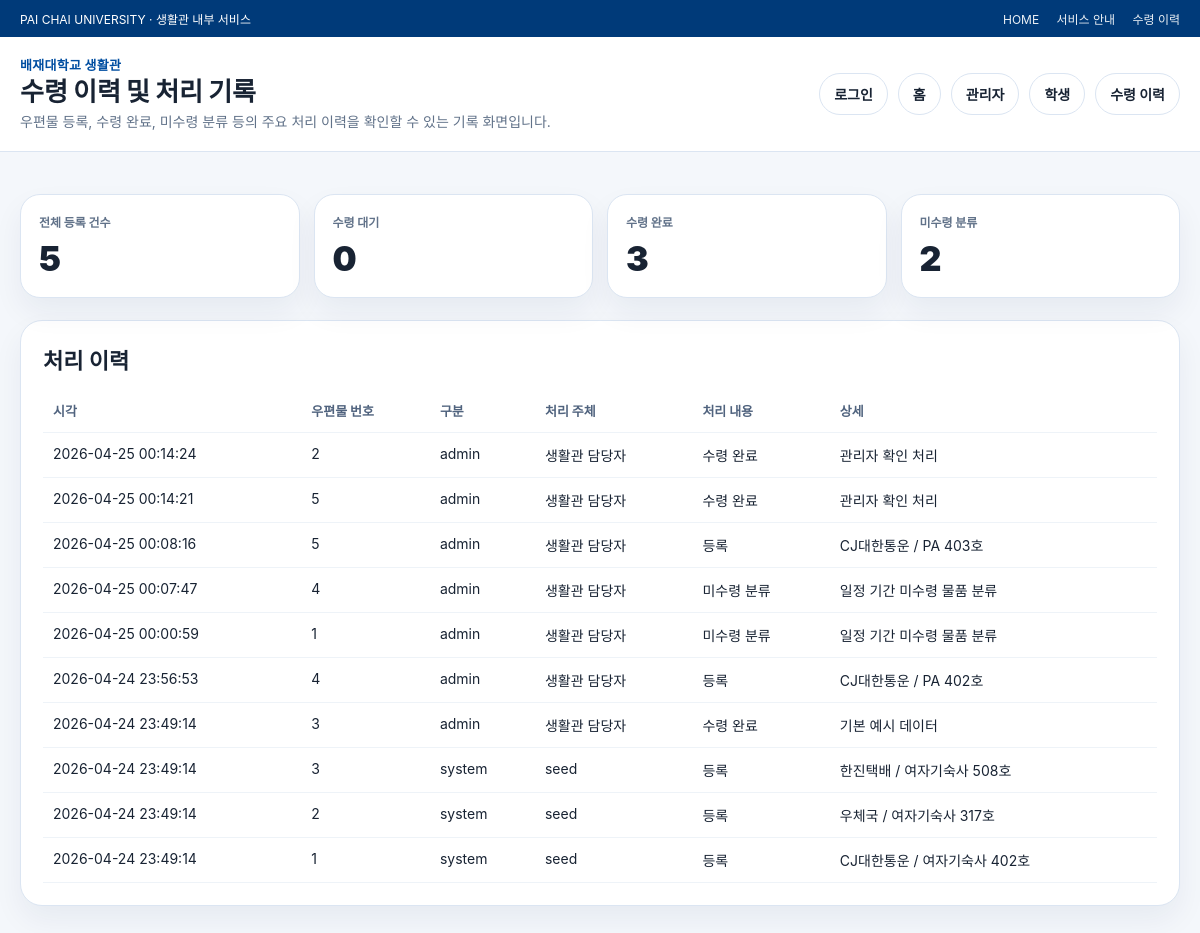
Page /logs on the committed database.
### tables this page shows
CREATE TABLE pickup_audit (
                id INTEGER PRIMARY KEY AUTOINCREMENT,
                parcel_id INTEGER NOT NULL,
                actor_role TEXT NOT NULL,
                actor_name TEXT NOT NULL,
                event_ko TEXT NOT NULL,
                detail TEXT,
                created_at TEXT NOT NULL
            );

### app/main.py (the view)
@app.get("/logs", response_class=HTMLResponse)
def logs(request: Request):
    with db() as conn:
        log_rows = [dict(r) for r in conn.execute("SELECT * FROM pickup_audit ORDER BY id DESC").fetchall()]
    return templates.TemplateResponse(
        "logs.html",
        {"request": request, "user": current_user(request), "logs": log_rows, **dashboard()},
    )

### app/templates/logs.html
{% extends "layout.html" %}
{% set header = "수령 이력 및 처리 기록" %}
{% set sub = "우편물 등록, 수령 완료, 미수령 분류 등의 주요 처리 이력을 확인할 수 있는 기록 화면입니다." %}
{% block content %}
<section class="metrics">
  <div class="metric-card"><div class="label">전체 등록 건수</div><div class="value">{{ total }}</div></div>
  <div class="metric-card"><div class="label">수령 대기</div><div class="value">{{ ready }}</div></div>
  <div class="metric-card"><div class="label">수령 완료</div><div class="value">{{ picked }}</div></div>
  <div class="metric-card"><div class="label">미수령 분류</div><div class="value">{{ overdue }}</div></div>
</section>
<section class="panel">
  <h3>처리 이력</h3>
  <table class="table">
    <thead>
      <tr><th>시각</th><th>우편물 번호</th><th>구분</th><th>처리 주체</th><th>처리 내용</th><th>상세</th></tr>
    </thead>
    <tbody>
    {% for l in logs %}
      <tr>
        <td>{{ l.created_at }}</td>
        <td>{{ l.parcel_id }}</td>
        <td>{{ l.actor_role }}</td>
        <td>{{ l.actor_name }}</td>
        <td>{{ l.event_ko }}</td>
        <td>{{ l.detail or '-' }}</td>
      </tr>
    {% endfor %}
    </tbody>
  </table>
</section>
{% endblock %}

### app/static/styles.css (style rules this page uses)
:root { --pcu-blue:#004ea1; --pcu-blue-deep:#003a79; --pcu-blue-soft:#eaf3ff; --line:#dbe5f2; --bg:#f4f7fb; --card:#ffffff; --text:#182333; --muted:#617289; --ok:#1f9a61; --warn:#d49a0b; --done:#2768c9; --shadow:0 14px 30px rgba(7,42,89,.06); --radius-xl:22px; }
* { box-sizing:border-box }
body { margin:0; font-family:-apple-system,BlinkMacSystemFont,'Segoe UI','Noto Sans KR',Arial,sans-serif; color:var(--text); background:var(--bg); }
.panel { background:var(--card); border:1px solid var(--line); border-radius:var(--radius-xl); padding:22px; box-shadow:var(--shadow); margin-bottom:18px; }
.panel h3 { margin:0 0 14px; font-size:22px; }
.metrics { display:grid; grid-template-columns:repeat(4,1fr); gap:14px; margin:18px 0 22px; }
.metric-card { background:var(--card); border:1px solid var(--line); border-radius:20px; padding:18px; box-shadow:var(--shadow); }
.metric-card .label { color:var(--muted); font-size:12px; font-weight:800; }
.metric-card .value { margin-top:8px; font-size:34px; font-weight:900; }
.table { width:100%; border-collapse:collapse; }
.table th,.table td { text-align:left; padding:12px 10px; border-bottom:1px solid #eef3f8; font-size:14px; vertical-align:top; }
.table th { color:#50637e; font-weight:800; font-size:13px; }

### rows in the picture
pickup_audit: created_at "2026-04-25 00:14:24", parcel_id "2", actor_role "admin", actor_name "생활관 담당자", event_ko "수령 완료", detail "관리자 확인 처리"
pickup_audit: created_at "2026-04-25 00:14:21", parcel_id "5", actor_role "admin", actor_name "생활관 담당자", event_ko "수령 완료", detail "관리자 확인 처리"
pickup_audit: created_at "2026-04-25 00:08:16", parcel_id "5", actor_role "admin", actor_name "생활관 담당자", event_ko "등록", detail "CJ대한통운 / PA 403호"
pickup_audit: created_at "2026-04-25 00:07:47", parcel_id "4", actor_role "admin", actor_name "생활관 담당자", event_ko "미수령 분류", detail "일정 기간 미수령 물품 분류"
pickup_audit: created_at "2026-04-25 00:00:59", parcel_id "1", actor_role "admin", actor_name "생활관 담당자", event_ko "미수령 분류", detail "일정 기간 미수령 물품 분류"
pickup_audit: created_at "2026-04-24 23:56:53", parcel_id "4", actor_role "admin", actor_name "생활관 담당자", event_ko "등록", detail "CJ대한통운 / PA 402호"
pickup_audit: created_at "2026-04-24 23:49:14", parcel_id "3", actor_role "admin", actor_name "생활관 담당자", event_ko "수령 완료", detail "기본 예시 데이터"
pickup_audit: created_at "2026-04-24 23:49:14", parcel_id "3", actor_role "system", actor_name "seed", event_ko "등록", detail "한진택배 / 여자기숙사 508호"
pickup_audit: created_at "2026-04-24 23:49:14", parcel_id "2", actor_role "system", actor_name "seed", event_ko "등록", detail "우체국 / 여자기숙사 317호"
pickup_audit: created_at "2026-04-24 23:49:14", parcel_id "1", actor_role "system", actor_name "seed", event_ko "등록", detail "CJ대한통운 / 여자기숙사 402호"

### other values in the picture
{{ header }} "수령 이력 및 처리 기록"
{{ sub }} "우편물 등록, 수령 완료, 미수령 분류 등의 주요 처리 이력을 확인할 수 있는 기록 화면입니다."
{{ total }} "5"
{{ ready }} "0"
{{ picked }} "3"
{{ overdue }} "2"
